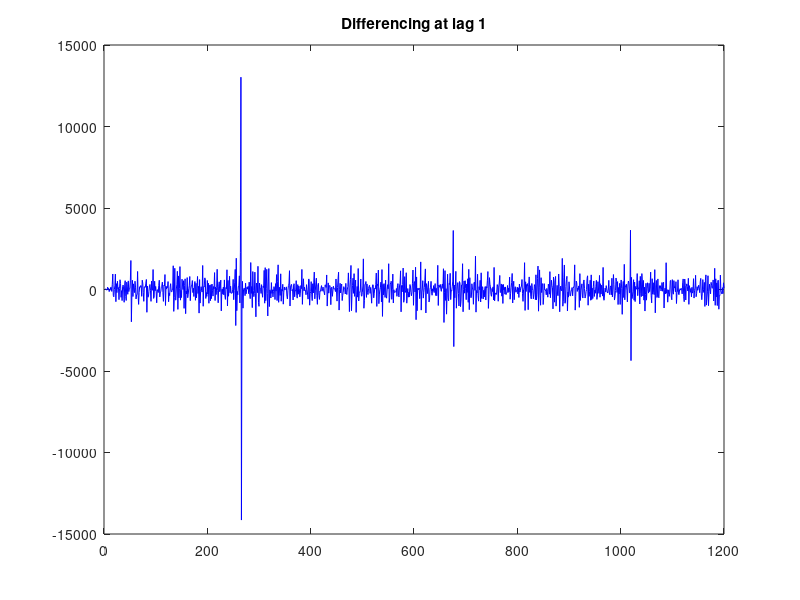
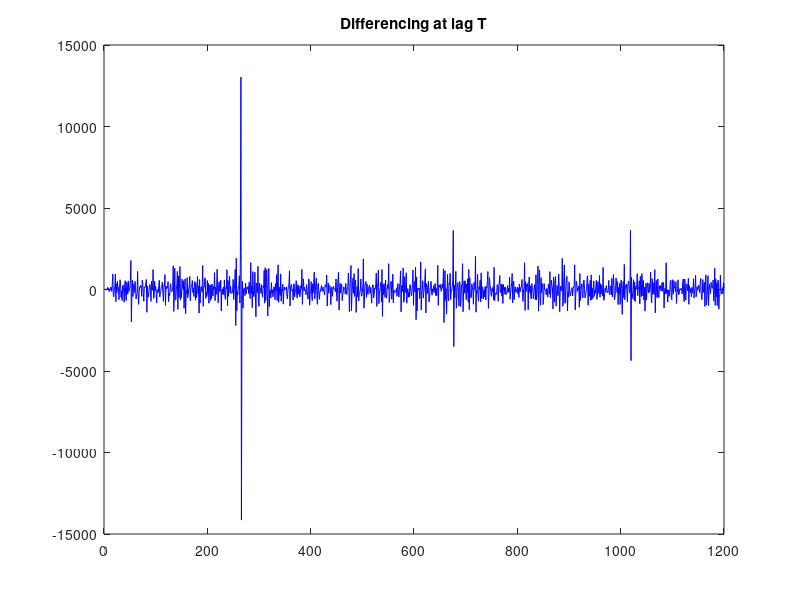
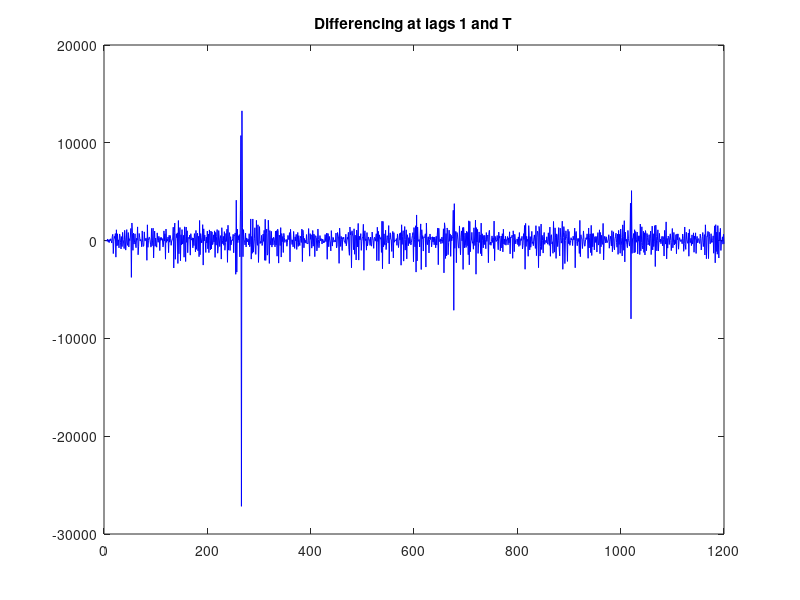
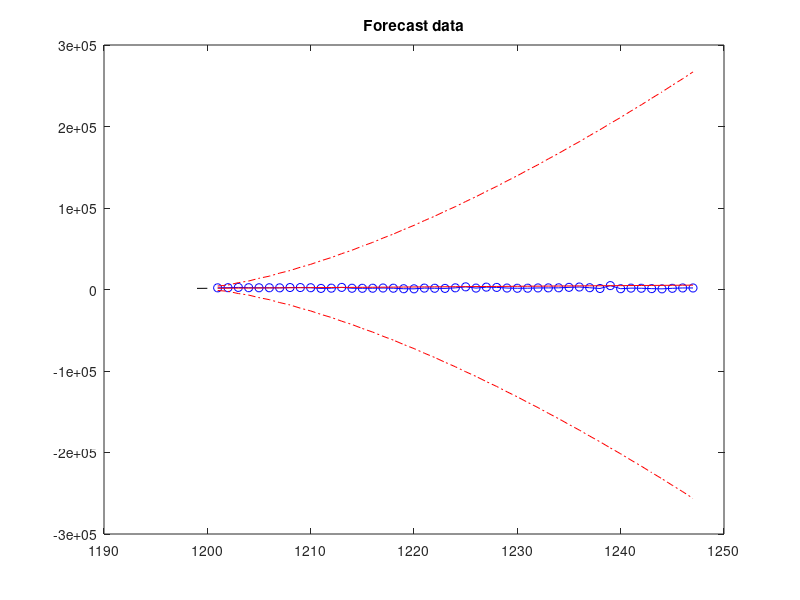

These charts were generated, in order, by the following MATLAB code:
close all;
clear all;


%load dataset with 1248 elements
data = load('dataset.mat');


y = double(data.values');


%95% prediction interval
alpha = 0.05;


%number of observations for training set
nob = 1200;


yob = y(1:nob);

T = 1;
%apply differencing at lags 1 and T
d1yob = diff(yob);
dTyob = yob(T+1:length(yob))-yob(1:length(yob)-T);
d1Tyob = diff(dTyob);


figure(1)
%plot data for differencing at lag 1
plot(nob-length(d1yob)+1:nob, d1yob, 'b')
title('Differencing at lag 1')




figure(2)
%plot data for differencing at lag T
plot(nob-length(dTyob)+1:nob, dTyob, 'b')
title('Differencing at lag T')


figure(3)
%plot data for differencing at lags 1 and T
plot(nob-length(d1Tyob)+1:nob, d1Tyob, 'b')
title('Differencing at lags 1 and T')




yfore = y;
cint = zeros(length(y)-nob, 1);
%compute residuals
res=d1Tyob;
err=res;
%compute the impulse response coefficients of the inverse filter (Cf. slide 20)
imp = [1, zeros(1, length(y)-nob-1)];
h = [1, -1, zeros(1, T-2), -1, 1];
inv_h = filter(1, h, imp);
%compute forecasting and prediction intervals
for k=nob+1:length(y)
  yfore(k)=yfore(k-1)+yfore(k-T)-yfore(k-T-1);
  cint(k-nob) = norminv(1-alpha/2)*sqrt(sum(inv_h(1:k-nob).^2))*std(err);
end


figure(4)


npast = T;
%plot data with forecast and prediction intervals
plot(nob-npast:nob, y(nob-npast:nob), 'k')
hold on
plot(nob+1:length(y), y(nob+1:length(y)), 'o-b')
plot(nob+1:length(yfore), yfore(nob+1:length(yfore)), 'r')
plot(nob+1:length(yfore), yfore(nob+1:length(yfore))+cint, 'r-.')
plot(nob+1:length(yfore), yfore(nob+1:length(yfore))-cint, 'r-.')
title('Forecast data')
hold off


%compute CRPS metric
for k=nob+1:length(y)
    mu(k-nob)=yfore(k);
    sigma(k-nob)=cint(k-nob)/norminv(1-alpha/2);
end


for k=nob+1:length(y)
 ans=(y(k)-mu(k-nob))/sigma(k-nob);
 crps(k-nob)=sigma(k-nob)*(ans*(2*normcdf(ans)-1)+2*normpdf(ans)-1/sqrt(pi));
end

medianCRPS=median(crps);
display(medianCRPS);
